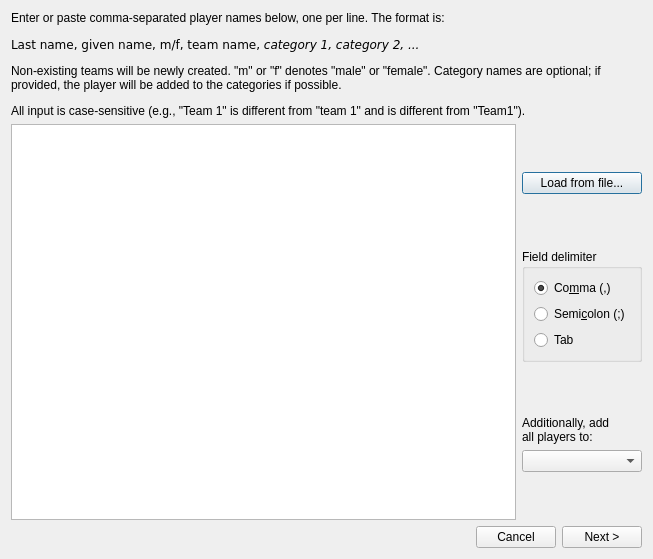
<?xml version="1.0" encoding="UTF-8"?>
<ui version="4.0">
 <class>DlgImportCSV_Step1</class>
 <widget class="QDialog" name="DlgImportCSV_Step1">
  <property name="geometry">
   <rect>
    <x>0</x>
    <y>0</y>
    <width>653</width>
    <height>559</height>
   </rect>
  </property>
  <property name="windowTitle">
   <string>CSV Importer, Step 1</string>
  </property>
  <layout class="QVBoxLayout" name="verticalLayout">
   <item>
    <widget class="QLabel" name="label">
     <property name="text">
      <string>&lt;html&gt;&lt;head/&gt;&lt;body&gt;&lt;p&gt;Enter or paste comma-separated player names below, one per line. The format is:&lt;/p&gt;&lt;p&gt;&lt;code&gt;Last name, given name, m/f, team name, &lt;i&gt;category 1, category 2, ...&lt;/i&gt;&lt;/code&gt;&lt;/p&gt;&lt;p&gt;Non-existing teams will be newly created. &amp;quot;m&amp;quot; or &amp;quot;f&amp;quot; denotes &amp;quot;male&amp;quot; or &amp;quot;female&amp;quot;. Category names are optional; if provided, the player will be added to the categories if possible.&lt;/p&gt;&lt;p&gt;All input is case-sensitive (e.g., &amp;quot;Team 1&amp;quot; is different from &amp;quot;team 1&amp;quot; and is different from &amp;quot;Team1&amp;quot;).&lt;/p&gt;&lt;/body&gt;&lt;/html&gt;</string>
     </property>
     <property name="wordWrap">
      <bool>true</bool>
     </property>
    </widget>
   </item>
   <item>
    <layout class="QHBoxLayout" name="horizontalLayout">
     <item>
      <widget class="QPlainTextEdit" name="txtBox">
       <property name="plainText">
        <string/>
       </property>
      </widget>
     </item>
     <item>
      <layout class="QVBoxLayout" name="verticalLayout_2">
       <item>
        <spacer name="verticalSpacer_3">
         <property name="orientation">
          <enum>Qt::Vertical</enum>
         </property>
         <property name="sizeHint" stdset="0">
          <size>
           <width>20</width>
           <height>40</height>
          </size>
         </property>
        </spacer>
       </item>
       <item>
        <widget class="QPushButton" name="btnLoad">
         <property name="text">
          <string>Load from file...</string>
         </property>
        </widget>
       </item>
       <item>
        <spacer name="verticalSpacer">
         <property name="orientation">
          <enum>Qt::Vertical</enum>
         </property>
         <property name="sizeHint" stdset="0">
          <size>
           <width>20</width>
           <height>40</height>
          </size>
         </property>
        </spacer>
       </item>
       <item>
        <widget class="QGroupBox" name="groupBox">
         <property name="title">
          <string>Field delimiter</string>
         </property>
         <layout class="QVBoxLayout" name="verticalLayout_3">
          <item>
           <widget class="QRadioButton" name="rbComma">
            <property name="text">
             <string>Co&amp;mma (,)</string>
            </property>
            <property name="checked">
             <bool>true</bool>
            </property>
            <attribute name="buttonGroup">
             <string notr="true">buttonGroup</string>
            </attribute>
           </widget>
          </item>
          <item>
           <widget class="QRadioButton" name="rbSemi">
            <property name="text">
             <string>Semi&amp;colon (;)</string>
            </property>
            <attribute name="buttonGroup">
             <string notr="true">buttonGroup</string>
            </attribute>
           </widget>
          </item>
          <item>
           <widget class="QRadioButton" name="rbTab">
            <property name="text">
             <string>Tab</string>
            </property>
            <attribute name="buttonGroup">
             <string notr="true">buttonGroup</string>
            </attribute>
           </widget>
          </item>
         </layout>
        </widget>
       </item>
       <item>
        <spacer name="verticalSpacer_2">
         <property name="orientation">
          <enum>Qt::Vertical</enum>
         </property>
         <property name="sizeHint" stdset="0">
          <size>
           <width>20</width>
           <height>40</height>
          </size>
         </property>
        </spacer>
       </item>
       <item>
        <widget class="QLabel" name="label_2">
         <property name="text">
          <string>Additionally, add&lt;br&gt;
all players to:</string>
         </property>
        </widget>
       </item>
       <item>
        <widget class="QComboBox" name="cbCat"/>
       </item>
       <item>
        <spacer name="verticalSpacer_4">
         <property name="orientation">
          <enum>Qt::Vertical</enum>
         </property>
         <property name="sizeHint" stdset="0">
          <size>
           <width>20</width>
           <height>40</height>
          </size>
         </property>
        </spacer>
       </item>
      </layout>
     </item>
    </layout>
   </item>
   <item>
    <layout class="QHBoxLayout" name="horizontalLayout_2">
     <item>
      <spacer name="horizontalSpacer">
       <property name="orientation">
        <enum>Qt::Horizontal</enum>
       </property>
       <property name="sizeHint" stdset="0">
        <size>
         <width>40</width>
         <height>20</height>
        </size>
       </property>
      </spacer>
     </item>
     <item>
      <widget class="QPushButton" name="btnCancel">
       <property name="text">
        <string>Cancel</string>
       </property>
      </widget>
     </item>
     <item>
      <widget class="QPushButton" name="btnNext">
       <property name="text">
        <string>Next &gt;</string>
       </property>
      </widget>
     </item>
    </layout>
   </item>
  </layout>
 </widget>
 <resources/>
 <connections>
  <connection>
   <sender>btnCancel</sender>
   <signal>clicked()</signal>
   <receiver>DlgImportCSV_Step1</receiver>
   <slot>reject()</slot>
   <hints>
    <hint type="sourcelabel">
     <x>615</x>
     <y>482</y>
    </hint>
    <hint type="destinationlabel">
     <x>375</x>
     <y>251</y>
    </hint>
   </hints>
  </connection>
  <connection>
   <sender>btnNext</sender>
   <signal>clicked()</signal>
   <receiver>DlgImportCSV_Step1</receiver>
   <slot>accept()</slot>
   <hints>
    <hint type="sourcelabel">
     <x>701</x>
     <y>482</y>
    </hint>
    <hint type="destinationlabel">
     <x>375</x>
     <y>251</y>
    </hint>
   </hints>
  </connection>
  <connection>
   <sender>txtBox</sender>
   <signal>textChanged()</signal>
   <receiver>DlgImportCSV_Step1</receiver>
   <slot>onContentChanged()</slot>
   <hints>
    <hint type="sourcelabel">
     <x>254</x>
     <y>329</y>
    </hint>
    <hint type="destinationlabel">
     <x>326</x>
     <y>279</y>
    </hint>
   </hints>
  </connection>
  <connection>
   <sender>btnLoad</sender>
   <signal>clicked()</signal>
   <receiver>DlgImportCSV_Step1</receiver>
   <slot>onBtnLoadFileClicked()</slot>
   <hints>
    <hint type="sourcelabel">
     <x>573</x>
     <y>195</y>
    </hint>
    <hint type="destinationlabel">
     <x>326</x>
     <y>279</y>
    </hint>
   </hints>
  </connection>
 </connections>
 <slots>
  <slot>onContentChanged()</slot>
  <slot>onBtnLoadFileClicked()</slot>
 </slots>
 <buttongroups>
  <buttongroup name="buttonGroup"/>
 </buttongroups>
</ui>
